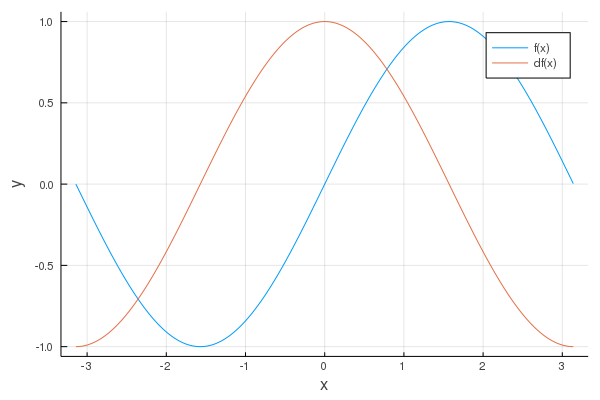

Reproduce this figure in Julia.
using Plots

f(x) = sin(x)

h = 1e-4
df(x) = (f(x+h) - f(x)) / h

x = -pi:0.01:pi
plot(x, f.(x), label="f(x)", xlabel="x", ylabel="y")
plot!(x, df.(x), label="df(x)", xlabel="x", ylabel="y")
